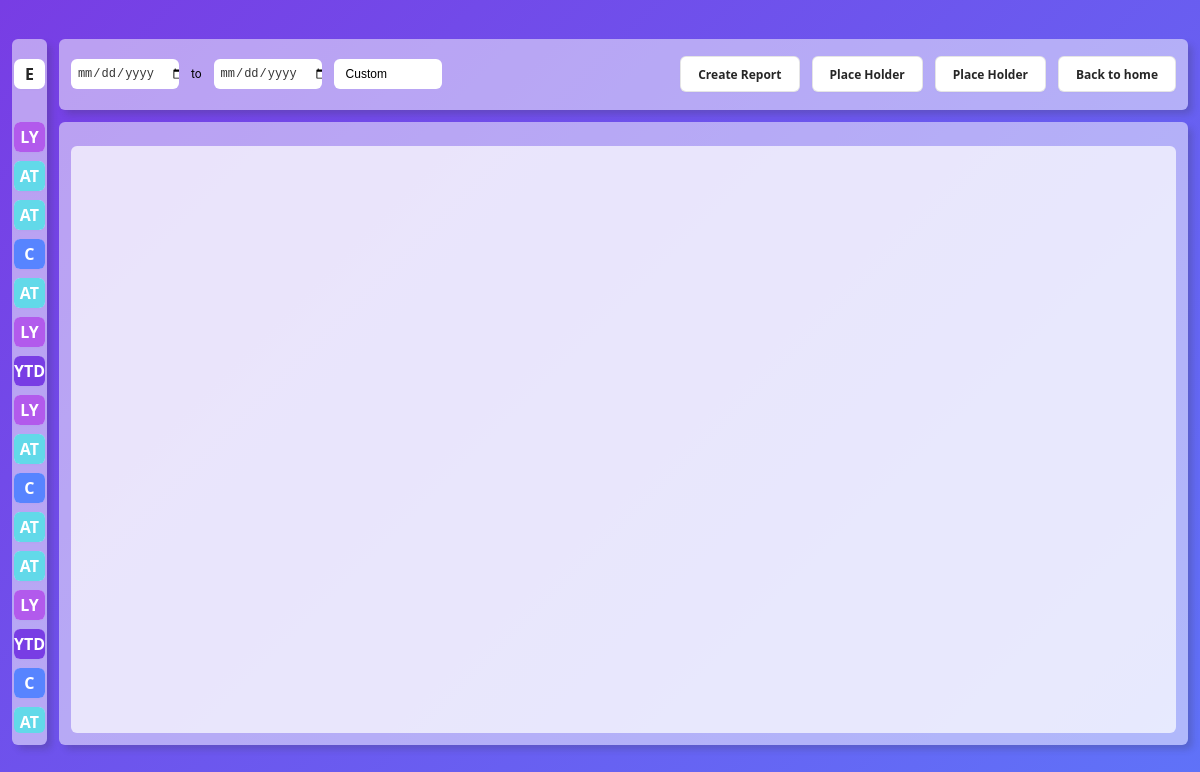
The app's page /generate_report/ (signed in) with its own data.
### cs_app/models.py (models this page shows)
class PastParameter(models.Model):
    text_field = models.TextField()
    date_field = models.DateField()
    parameters_json = models.JSONField()

### cs_app/views/generate_report_views.py (the view)
# urls.py: path('generate_report/', generate_report_views.generate_report_view, name='generate_report'),
@login_required
def generate_report_view(request):
    data = list(PastParameter.objects.order_by("-date_field")[:25])[::-1]
    user = request.user
    context = {
        "user": user,
        "data": data,
    }
    return render(request, "generate_report.html", context)

### cs_app/templates/generate_report.html (shortened to what this page needs)
{% load static %}
<!DOCTYPE html>
<html>
    <head>
        <link rel="stylesheet" href="{% static 'css/common_style.css' %}" />
        <link rel="stylesheet" href="{% static 'css/generate_report_style.css' %}" />
        <link
            rel="stylesheet"
            type="text/css"
            href="//cdn.datatables.net/2.0.5/css/dataTables.dataTables.min.css"
        />
    </head>
    <body>
        <div class="container-1">
            <div id="content">
                <div id="history-menu" class="card historySmall">
                    <div id="history-menu__expand-button">
                        <button
                            id="expand-button"
                            class="history-button-style"
                        >
                            E
                        </button>
                    </div>
                    <div id="history-menu__history-scroll">
                        {% for param in data reversed %}
                        <button
                            id="hcard-{{ forloop.counter }}"
                            class="history-button-style history-button"
                            onClick="createReportFromHistory('{{ param.text_field|escapejs }}', '{{ param.parameters_json|escapejs }}')">
                            <p class="symbol">
                                {% if param.text_field == 'YTD' %}
                                    YTD
                                {% elif param.text_field == 'Last Year' %}
                                    LY
                                {% elif param.text_field == 'Custom' %}
                                    C
                                {% elif param.text_field == 'All Time' %}
                                    AT
                                {% else %}
                                    ?
                                {% endif %}
                            </p>
                        </button>
                        {% endfor %}
                    </div>
                </div>
                <div id="report-block" class="reportLarge">
                    <div id="report-block__menu" class="card">
                        <div id="report-block__menu__inputs">
                            <input
                                type="date"
                                id="start_date"
                                class="form__input"
                                name="start_date"
                                required
                            />
                            <p>to</p>
                            <input
                                type="date"
                                id="end_date"
                                class="form__input"
                                name="end_date"
                                required
                            />
                                <button class="dropdown-button">Custom</button>
                        </div>
                        <div id="report-block__menu__buttons">
                            <button class="button-1" onclick="generateTable()">
                                Create Report
                            </button>
                            <button class="button-1">Place Holder</button>
                            <button class="button-1">Place Holder</button>
                            <button
                                id="homeButton"
                                class="button-1"
                                onclick="redirectTo('/home/')"
                            >
                                Back to home
                            </button>
                        </div>
                    </div>
                    <div id="report-block__content" class="card">
                        <div id="report"></div>
                    </div>
                </div>
            </div>
        </div>
    </body>
</html>

### cs_app/static/css/common_style.css (style rules this page uses)
body { background: linear-gradient(-45deg, #62d9e9, #995aec, #5784ff, #783de4); background-size: 400% 400%; animation: gradient 15s ease infinite; height: 98vh; }
html { margin: 0px; padding: 0px; font-size: 16px; font-family: "Roboto", sans-serif; }
.container-1 { height: 98vh; display: flex; align-items: center; justify-content: center; }
.card { background-color: #f1f1f1; background-size: 100%; border-radius: 0.5rem; box-shadow: 5px 5px 7px -1px rgba(51, 51, 51, 0.23); }
.button-1 { padding: calc(0.875rem - 1px) calc(1.5rem - 1px); color: rgba(0, 0, 0, 0.85); background-color: #ffffff; border: 1px solid rgba(0, 0, 0, 0.1); border-radius: 0.5rem; box-shadow: rgba(0, 0, 0, 0.02) 0 1px 3px 0; box-sizing: border-box; cursor: pointer; font-family: system-ui, -apple-system, system-ui, "Helvetica Neue", Helvetica, Arial, sans-serif; font-size: 1rem; font-weight: 600; line-height: 1.25; text-decoration: none; transition: all 250ms; display: inline-flex; position: relative; justify-content: center; align-items: center; }

### cs_app/static/css/generate_report_style.css (style rules this page uses)
html { font-size: 16px; font-family: "Roboto", sans-serif; }
:root { --primary-color: rgb(255, 255, 255, 0.5); }
@media (max-width: 1440px) { html { font-size: 12px; } }
* { margin: 0px; padding: 0px; box-sizing: border-box; }
#content { width: 98%; height: 90%; display: flex; }
#history-menu { height: 100%; background-color: var(--primary-color); transition: all 0.5s; display: flex; flex-direction: column; align-items: center; }
.historySmall { width: 3%; }
#history-menu__expand-button { width: 100%; height: 10%; display: flex; align-items: center; justify-content: center; }
#history-menu__expand-button > button { background-color: white; }
#history-menu__history-scroll { width: 90%; height: calc(90% - 2rem); margin: 1rem 0rem; border-radius: 0.5rem; visibility: visible; overflow-y: auto; overflow-x: hidden; }
#expand-button { width: 90%; height: 2.5rem; }
.history-button { width: 100%; height: 2.5rem; margin-bottom: 0.75rem; }
.history-button-style { color: rgba(0, 0, 0, 0.85); background-color: #ffffff; border: none; border-radius: 0.55rem; box-shadow: rgba(0, 0, 0, 0.02) 0 1px 3px 0; cursor: pointer; font-family: system-ui, -apple-system, system-ui, "Helvetica Neue", Helvetica, Arial, sans-serif; font-size: 16px; font-weight: 600; line-height: 1.25; transition: all 250ms; }
.symbol { width: 100%; height: 100%; border-radius: 0.5rem; color: white; display: flex; justify-content: center; align-items: center; }
.dropdown-button { width: 9rem; height: 2.5rem; padding: 0.5rem 1rem; background-color: #ffffff; font-size: 1rem; border: none; border-radius: 0.5rem; cursor: pointer; text-align: left; }
#report-block { height: 100%; margin-left: 1rem; transition: all 0.5s; }
.reportLarge { width: 97%; }
#report-block__menu { width: 100%; height: 10%; background-color: var(--primary-color); display: flex; }
#report-block__menu__inputs { width: 40%; height: 100%; display: flex; align-items: center; }
.form__input { font-size: 1rem; color: #333; background-color: rgb(255, 255, 255); border-radius: 0.5rem; border: none; }
#start_date, #end_date { width: 9rem; height: 2.5rem; margin: 0rem 1rem; padding: 0.5rem 2rem 0.5rem 0.5rem; display: flex; align-items: center; justify-content: space-between; }
#report-block__menu__buttons { width: 60%; height: 100%; padding: 1rem; display: flex; align-items: center; justify-content: flex-end; }
#report-block__menu__buttons > button { margin-left: 1rem; }
#report-block__content { width: 100%; height: calc(90% - 1rem); margin-top: 1rem; padding: 2rem 1rem 1rem 1rem; background-color: var(--primary-color); display: flex; justify-content: center; align-items: center; }
#report { width: 100%; height: 100%; padding: 2rem; background-color: rgb(255, 255, 255, 0.7); border-radius: 0.5rem; }

### records on screen
PastParameter: text_field "LY"
PastParameter: text_field "AT"
PastParameter: text_field "AT"
PastParameter: text_field "C"
PastParameter: text_field "AT"
PastParameter: text_field "LY"
PastParameter: text_field "YTD"
PastParameter: text_field "LY"
PastParameter: text_field "AT"
PastParameter: text_field "C"
PastParameter: text_field "AT"
PastParameter: text_field "AT"
PastParameter: text_field "LY"
PastParameter: text_field "YTD"
PastParameter: text_field "C"
PastParameter: text_field "AT"
